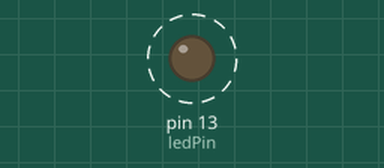
Simulated run of this sketch. Board: Arduino Uno, built with avr-gcc and run on an emulated ATmega328P. Parts: output pins drawn as LEDs (lit = HIGH). Dashed ring = blinking. What the sketch prints to the serial monitor is not drawn.

Above: at 0.2 s.
Timing chart, 0 to 3.0 s (numbered marks = the images above):
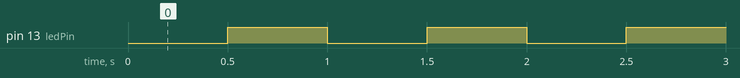

Measured:
- by itself, pin 13 (ledPin): alternates HIGH for 0.50 s and LOW for 0.50 s

The sketch:

ArduinoTestTimerOverflowInterupt.ino
```cpp
/*
 Name:		ArduinoTestTimerOverflowInterupt.ino
 Created:	12/12/2019 6:33:14 PM
 Author:	Michael

 Arduino 101: timer and interrupts
   1: Timer1 compare match interrupt example
   more infos: http://www.letmakerobots.com/node/28278
   created by RobotFreak

 https://www.robotshop.com/community/forum/t/arduino-101-timers-and-interrupts/13072
  Brought here to modify and learn

*/

#define ledPin 13

#ifndef ARDUINO_MAIN_FUNCTIONS

// the setup function runs once when you press reset or power the board
void setup() {
    Serial.begin(115200);
    pinMode(ledPin, OUTPUT);
    SetupTimer1OverflowInterupt();
}

// the loop function runs over and over again until power down or reset
void loop() {
    // Nothing to do here. The interupt does it all
    // Added a delay here to show that the timer overflow
    // interupt keeps working independently of main loop
    delay(2000);
    Serial.println("Wake on loop delay");
}

#endif // !ARDUINO_MAIN_FUNCTIONS

#ifndef PRIVATE_HELPER_FUNCTIONS

void SetupTimer1OverflowInterupt() {
    // initialize timer1

    noInterrupts();           // disable all interrupts

    // Set masks to 0
    TCCR1A = 0;
    TCCR1B = 0;


    // preload timer 65536-16MHz/256/2Hz
    // All bits set on is 0xFFFF (65536)
    TCNT1 = 34286;
    TCCR1B |= (1 << CS12);    // 256 prescaler
    TIMSK1 |= (1 << TOIE1);   // enable timer overflow interrupt

    interrupts();             // enable all interrupts
}


bool isOn = 0;

// interrupt service routine that wraps a user defined function supplied by attachInterrupt
ISR(TIMER1_OVF_vect) {
    // Need to preload timer for next time
    TCNT1 = 34286;
    digitalWrite(ledPin, digitalRead(ledPin) ^ 1);

    // My addition to show toggle on serial monitor
    Serial.println((isOn ? "++" : "--"));
    isOn = !isOn;
}


#endif // !PRIVATE_HELPER_FUNCTIONS
```
